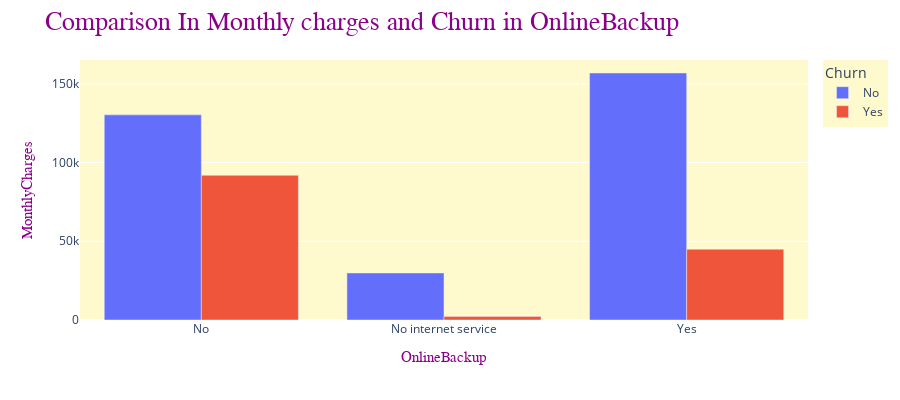

The notebook cell this image was saved under:
### Code cell
fig = px.bar(df_5, x='OnlineBackup', y='MonthlyCharges', barmode = "group",
             hover_data=['OnlineBackup', 'Churn'], color='Churn', height=400)

fig.update_layout(legend = dict(bgcolor = "LemonChiffon", orientation = "v"), 
                  plot_bgcolor = "LemonChiffon")
fig.update_layout(title = dict(text =  'Comparison In Monthly charges and Churn in OnlineBackup ',
                              
                                  font = dict(family = "Balto", color = "DarkMagenta", size = 26)))
fig.update_xaxes(title_text= "OnlineBackup", 
                 title_font_family= "Arial", 
                 title_font_size = 15,
                 title_font_color = "DarkMagenta")#, )
fig.update_yaxes(title_text= "MonthlyCharges",  
                 title_font_family= "Arial", 
                 title_font_size = 15,
                 title_font_color = "DarkMagenta")

fig.show()

### Figure 1 — Plotly figure (JSON) as saved in the notebook; plotly's stock layout.template omitted (floating-point values rounded to 4 significant figures)
{"data": [{"alignmentgroup": "True", "customdata": [["No"], ["No"], ["No"]], "hovertemplate": "Churn=%{customdata[0]}<br>OnlineBackup=%{x}<br>MonthlyCharges=%{y}<extra></extra>", "legendgroup": "No", "marker": {"color": "#636efa", "pattern": {"shape": ""}}, "name": "No", "offsetgroup": "No", "orientation": "v", "showlegend": true, "textposition": "auto", "type": "bar", "x": ["No", "No internet service", "Yes"], "xaxis": "x", "y": [130300.0, 29870.0, 156800.0], "yaxis": "y"}, {"alignmentgroup": "True", "customdata": [["Yes"], ["Yes"], ["Yes"]], "hovertemplate": "Churn=%{customdata[0]}<br>OnlineBackup=%{x}<br>MonthlyCharges=%{y}<extra></extra>", "legendgroup": "Yes", "marker": {"color": "#EF553B", "pattern": {"shape": ""}}, "name": "Yes", "offsetgroup": "Yes", "orientation": "v", "showlegend": true, "textposition": "auto", "type": "bar", "x": ["No", "No internet service", "Yes"], "xaxis": "x", "y": [91870.0, 2302.0, 44960.0], "yaxis": "y"}], "layout": {"barmode": "group", "height": 400, "legend": {"bgcolor": "LemonChiffon", "orientation": "v", "title": {"text": "Churn"}, "tracegroupgap": 0}, "margin": {"t": 60}, "plot_bgcolor": "LemonChiffon", "title": {"font": {"color": "DarkMagenta", "family": "Balto", "size": 26}, "text": "Comparison In Monthly charges and Churn in OnlineBackup "}, "xaxis": {"anchor": "y", "domain": [0, 1], "title": {"font": {"color": "DarkMagenta", "family": "Arial", "size": 15}, "text": "OnlineBackup"}}, "yaxis": {"anchor": "x", "domain": [0, 1], "title": {"font": {"color": "DarkMagenta", "family": "Arial", "size": 15}, "text": "MonthlyCharges"}}}}
